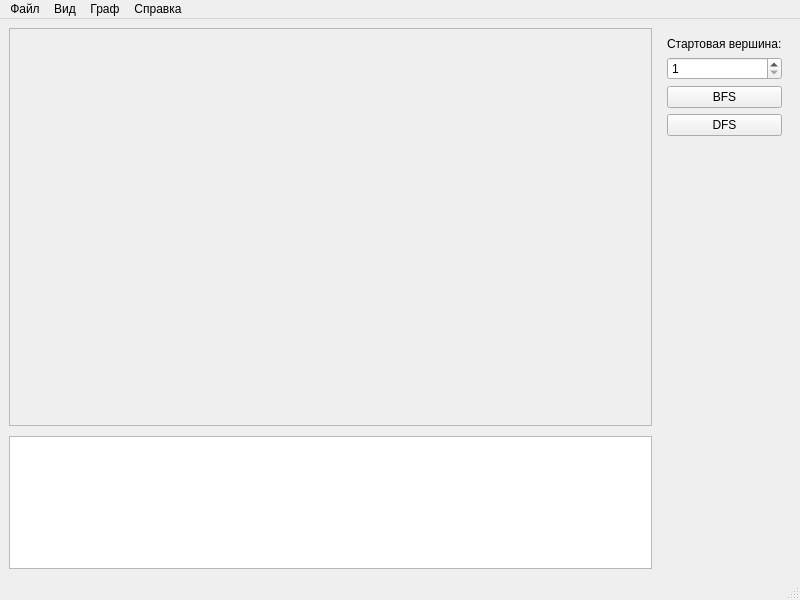
<?xml version="1.0" encoding="UTF-8"?>
<ui version="4.0">
 <class>MainWindow</class>
 <widget class="QMainWindow" name="MainWindow">
  <property name="geometry">
   <rect>
    <x>0</x>
    <y>0</y>
    <width>800</width>
    <height>600</height>
   </rect>
  </property>
  <property name="windowTitle">
   <string>MainWindow</string>
  </property>
  <widget class="QWidget" name="centralwidget">
   <layout class="QGridLayout" name="gridLayout_2" rowstretch="0" columnstretch="0,0">
    <item row="0" column="0">
     <layout class="QVBoxLayout" name="verticalLayout" stretch="3,1">
      <property name="spacing">
       <number>10</number>
      </property>
      <property name="topMargin">
       <number>0</number>
      </property>
      <property name="rightMargin">
       <number>0</number>
      </property>
      <item>
       <widget class="QScrollArea" name="scrollArea">
        <property name="minimumSize">
         <size>
          <width>0</width>
          <height>0</height>
         </size>
        </property>
        <property name="widgetResizable">
         <bool>false</bool>
        </property>
        <widget class="QWidget" name="scrollAreaWidgetContents">
         <property name="geometry">
          <rect>
           <x>0</x>
           <y>0</y>
           <width>604</width>
           <height>385</height>
          </rect>
         </property>
        </widget>
       </widget>
      </item>
      <item>
       <widget class="QPlainTextEdit" name="logOutput">
        <property name="readOnly">
         <bool>true</bool>
        </property>
       </widget>
      </item>
     </layout>
    </item>
    <item row="0" column="1">
     <widget class="QWidget" name="rightPanel" native="true">
      <layout class="QGridLayout" name="gridLayout">
       <item row="0" column="0">
        <widget class="QLabel" name="label">
         <property name="text">
          <string>Стартовая вершина:</string>
         </property>
        </widget>
       </item>
       <item row="1" column="0">
        <widget class="QSpinBox" name="startVertexSpin">
         <property name="minimum">
          <number>1</number>
         </property>
        </widget>
       </item>
       <item row="2" column="0">
        <widget class="QPushButton" name="bfsButton">
         <property name="text">
          <string>BFS</string>
         </property>
        </widget>
       </item>
       <item row="3" column="0">
        <widget class="QPushButton" name="dfsButton">
         <property name="text">
          <string>DFS</string>
         </property>
        </widget>
       </item>
       <item row="4" column="0">
        <spacer name="verticalSpacer">
         <property name="orientation">
          <enum>Qt::Orientation::Vertical</enum>
         </property>
         <property name="sizeHint" stdset="0">
          <size>
           <width>20</width>
           <height>368</height>
          </size>
         </property>
        </spacer>
       </item>
      </layout>
     </widget>
    </item>
   </layout>
  </widget>
  <widget class="QMenuBar" name="menubar">
   <property name="geometry">
    <rect>
     <x>0</x>
     <y>0</y>
     <width>800</width>
     <height>25</height>
    </rect>
   </property>
   <widget class="QMenu" name="menu">
    <property name="title">
     <string>Файл</string>
    </property>
    <addaction name="action_4"/>
    <addaction name="action"/>
    <addaction name="action_2"/>
    <addaction name="separator"/>
    <addaction name="action_5"/>
   </widget>
   <widget class="QMenu" name="menu_2">
    <property name="title">
     <string>Вид</string>
    </property>
    <addaction name="action_8"/>
   </widget>
   <widget class="QMenu" name="menu_3">
    <property name="title">
     <string>Граф</string>
    </property>
    <addaction name="action_9"/>
    <addaction name="action_10"/>
   </widget>
   <widget class="QMenu" name="menu_4">
    <property name="title">
     <string>Справка</string>
    </property>
    <addaction name="action_11"/>
   </widget>
   <addaction name="menu"/>
   <addaction name="menu_2"/>
   <addaction name="menu_3"/>
   <addaction name="menu_4"/>
  </widget>
  <widget class="QStatusBar" name="statusbar"/>
  <action name="action">
   <property name="text">
    <string>Сохранить граф</string>
   </property>
  </action>
  <action name="action_2">
   <property name="text">
    <string>Загрузить граф</string>
   </property>
  </action>
  <action name="action_4">
   <property name="text">
    <string>Новый граф</string>
   </property>
  </action>
  <action name="action_5">
   <property name="text">
    <string>Выход</string>
   </property>
   <property name="font">
    <font>
     <bold>true</bold>
    </font>
   </property>
  </action>
  <action name="action_8">
   <property name="text">
    <string>Очистить лог</string>
   </property>
  </action>
  <action name="action_9">
   <property name="text">
    <string>Матрица смежности</string>
   </property>
  </action>
  <action name="action_10">
   <property name="text">
    <string>Список смежности</string>
   </property>
  </action>
  <action name="action_11">
   <property name="text">
    <string>О программе</string>
   </property>
  </action>
 </widget>
 <resources/>
 <connections/>
</ui>
